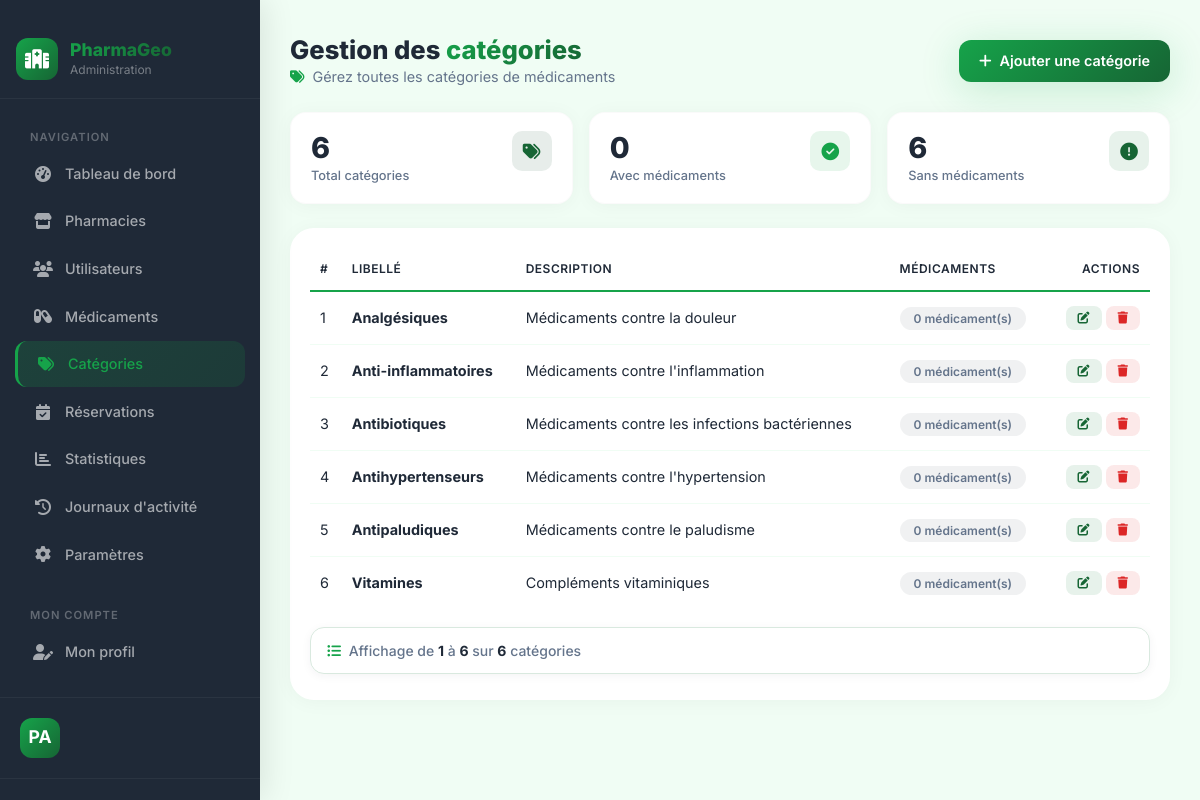
/admin/categories.php (signed in), run on the app's committed database.
### tables this page shows
CREATE TABLE categorie (
    Id_categorie INT UNSIGNED NOT NULL AUTO_INCREMENT,
    Libelle      VARCHAR(100) NOT NULL,
    Description  TEXT DEFAULT NULL,
    PRIMARY KEY (Id_categorie),
    UNIQUE KEY uq_categorie_libelle (Libelle)
);

### admin/categories.php (the view, shortened to what this page needs)
<?php
require_once __DIR__ . '/../includes/pagination.php';
try {
    $pdo = new PDO("mysql:host=localhost;dbname=gestion_soutenance;charset=utf8mb4", "root", "");
    $pdo->setAttribute(PDO::ATTR_ERRMODE, PDO::ERRMODE_EXCEPTION);
    $pdo->setAttribute(PDO::ATTR_DEFAULT_FETCH_MODE, PDO::FETCH_ASSOC);
} catch(PDOException $e) {
    die("Erreur de connexion à la base de données : " . $e->getMessage());
}
try {
    $total_categories = (int) $pdo->query("SELECT COUNT(*) FROM categorie")->fetchColumn();
    $pagination = pagination_calculer($total_categories);
    $categories = $pdo->query("
        SELECT c.*,
               (SELECT COUNT(*) FROM medicament WHERE Id_categorie = c.Id_categorie) as total_medicaments
        FROM categorie c
        ORDER BY c.Libelle ASC
    " . pagination_sql_limite($pagination))->fetchAll();
    $stats = [
        'total' => $pdo->query("SELECT COUNT(*) as total FROM categorie")->fetch()['total'] ?? 0,
        'avec_medicaments' => $pdo->query("SELECT COUNT(DISTINCT c.Id_categorie) as total FROM categorie c JOIN medicament m ON c.Id_categorie = m.Id_categorie")->fetch()['total'] ?? 0,
        'sans_medicaments' => $pdo->query("SELECT COUNT(*) as total FROM categorie c WHERE NOT EXISTS (SELECT 1 FROM medicament m WHERE m.Id_categorie = c.Id_categorie)")->fetch()['total'] ?? 0
    ];
} catch(PDOException $e) {
    $categories = [];
    $stats = ['total' => 0, 'avec_medicaments' => 0, 'sans_medicaments' => 0];
    $message = "Erreur lors du chargement des données : " . $e->getMessage();
    $message_type = "danger";
}
?>
<!DOCTYPE html>
<html lang="fr">
<head>
    <link href="https://cdn.jsdelivr.net/npm/bootstrap@5.3.0/dist/css/bootstrap.min.css" rel="stylesheet">
    <link rel="stylesheet" href="https://cdnjs.cloudflare.com/ajax/libs/font-awesome/6.4.0/css/all.min.css">
    <link rel="stylesheet" href="../assets/css/responsive.css">
    <link rel="stylesheet" href="<?php echo BASE_URL; ?>assets/css/palette.css">
</head>
<body>
    <aside class="sidebar" id="sidebar">
        <a href="<?php echo BASE_URL; ?>index.php" class="brand" style="text-decoration: none;">
            <div class="brand-icon"><i class="fas fa-hospital"></i></div>
            <div><h4>PharmaGeo</h4><small>Administration</small></div>
        </a>
        <nav class="nav-menu">
            <div class="nav-label">Navigation</div>
            <a href="<?php echo BASE_URL; ?>admin/dashboard.php" class="nav-item">
                <i class="fas fa-tachometer-alt"></i>
                <span>Tableau de bord</span>
            </a>
            <a href="<?php echo BASE_URL; ?>admin/pharmacies.php" class="nav-item">
                <i class="fas fa-store"></i>
                <span>Pharmacies</span>
            </a>
            <a href="<?php echo BASE_URL; ?>admin/utilisateurs.php" class="nav-item">
                <i class="fas fa-users"></i>
                <span>Utilisateurs</span>
            </a>
            <a href="<?php echo BASE_URL; ?>admin/medicaments.php" class="nav-item">
                <i class="fas fa-capsules"></i>
                <span>Médicaments</span>
            </a>
            <a href="<?php echo BASE_URL; ?>admin/categories.php" class="nav-item active">
                <i class="fas fa-tags"></i>
                <span>Catégories</span>
            </a>
            <a href="<?php echo BASE_URL; ?>admin/reservations.php" class="nav-item">
                <i class="fas fa-calendar-check"></i>
                <span>Réservations</span>
            </a>
            <a href="<?php echo BASE_URL; ?>admin/statistiques.php" class="nav-item">
                <i class="fas fa-chart-bar"></i>
                <span>Statistiques</span>
            </a>
            <a href="<?php echo BASE_URL; ?>admin/logs.php" class="nav-item">
                <i class="fas fa-history"></i>
                <span>Journaux d'activité</span>
            </a>
            <a href="<?php echo BASE_URL; ?>admin/parametres.php" class="nav-item">
                <i class="fas fa-cog"></i>
                <span>Paramètres</span>
            </a>
            <div class="nav-label" style="margin-top: 20px;">Mon compte</div>
            <a href="<?php echo BASE_URL; ?>admin/profil.php" class="nav-item">
                <i class="fas fa-user-edit"></i>
                <span>Mon profil</span>
            </a>
        </nav>
        <a class="user-profile" href="<?php echo BASE_URL; ?>admin/profil.php" title="Voir mon profil">
            <div class="avatar">
                <?php if (!empty($_SESSION['photo']) && pharma_image_disponible($_SESSION['photo'])): ?>
                    <img src="<?php echo htmlspecialchars(pharma_image_url($_SESSION['photo'])); ?>" alt="">
                <?php else: ?>
                    <?php echo strtoupper(substr($_SESSION['prenom'] ?? 'A', 0, 1) . substr($_SESSION['nom'] ?? 'D', 0, 1)); ?>
                <?php endif; ?>
            </div>
            <div class="user-info">
        </a>
    </aside>
    <main class="main-content">
        <div class="top-bar animate-fade-up">
            <div>
                <div class="d-flex align-items-center gap-3">
                    <div class="page-title">
                        <h1>Gestion des <span class="highlight">catégories</span></h1>
                        <p><i class="fas fa-tags me-1" style="color: var(--primary-green);"></i> Gérez toutes les catégories de médicaments</p>
                    </div>
                </div>
            </div>
            <div class="page-actions">
                <button class="btn-action btn-primary-custom" data-bs-toggle="modal" data-bs-target="#addModal">
                    <i class="fas fa-plus"></i> Ajouter une catégorie
                </button>
            </div>
        </div>
        <div class="stats-grid animate-fade-up delay-1">
            <div class="stat-card">
                <div class="stat-header">
                    <div>
                        <div class="stat-number"><?php echo $stats['total']; ?></div>
                        <div class="stat-label">Total catégories</div>
                    </div>
                    <div class="stat-icon blue"><i class="fas fa-tags"></i></div>
                </div>
            </div>
            <div class="stat-card">
                <div class="stat-header">
                    <div>
                        <div class="stat-number"><?php echo $stats['avec_medicaments']; ?></div>
                        <div class="stat-label">Avec médicaments</div>
                    </div>
                    <div class="stat-icon green"><i class="fas fa-check-circle"></i></div>
                </div>
            </div>
            <div class="stat-card">
                <div class="stat-header">
                    <div>
                        <div class="stat-number"><?php echo $stats['sans_medicaments']; ?></div>
                        <div class="stat-label">Sans médicaments</div>
                    </div>
                    <div class="stat-icon orange"><i class="fas fa-exclamation-circle"></i></div>
                </div>
            </div>
        </div>
        <div class="table-container animate-fade-up delay-2">
            <?php if (!empty($categories)): ?>
                <div class="table-responsive">
                    <table class="table table-custom">
                        <thead>
                            <tr>
                                <th>#</th>
                                <th>Libellé</th>
                                <th>Description</th>
                                <th>Médicaments</th>
                                <th class="text-end">Actions</th>
                            </tr>
                        </thead>
                        <tbody>
                            <?php foreach ($categories as $index => $cat): ?>
                                <tr>
                                    <td><?php echo $index + 1; ?></td>
                                    <td>
                                        <div class="d-flex align-items-center gap-2">
                                            <strong><?php echo htmlspecialchars($cat['Libelle']); ?></strong>
                                        </div>
                                    </td>
                                    <td><?php echo htmlspecialchars($cat['Description'] ?? '-'); ?></td>
                                    <td>
                                        <span class="badge-status <?php echo $cat['total_medicaments'] > 0 ? 'success' : 'secondary'; ?>">
                                            <?php echo $cat['total_medicaments']; ?> médicament(s)
                                        </span>
                                    </td>
                                    <td class="text-end">
                                        <div class="d-flex gap-1 justify-content-end flex-wrap">
                                            <a href="<?php echo BASE_URL; ?>admin/categories.php?action=edit&id=<?php echo $cat['Id_categorie']; ?>"
                                               class="btn-action-sm btn-edit" data-bs-toggle="modal" data-bs-target="#editModal<?php echo $cat['Id_categorie']; ?>">
                                                <i class="fas fa-edit"></i>
                                            </a>
                                            <a href="<?php echo BASE_URL; ?>admin/categories.php?action=supprimer&id=<?php echo $cat['Id_categorie']; ?>"
                                               class="btn-action-sm btn-delete"
                                               onclick="return confirmDelete(<?php echo $cat['Id_categorie']; ?>, '<?php echo addslashes($cat['Libelle']); ?>', <?php echo $cat['total_medicaments']; ?>)">
                                                <i class="fas fa-trash"></i>
                                            </a>
                                        </div>
                                    </td>
                                </tr>
                            <?php endforeach; ?>
                        </tbody>
                    </table>
                </div>
                <?php pagination_afficher($pagination, [], 'catégories'); ?>
            <?php endif; ?>
        </div>
    </main>
</body>
</html>

### includes/pagination.php (shortened to what this page needs)
<?php
function pagination_calculer($total, $par_page = PAGINATION_PAR_PAGE, $page = null, $fenetre = 7)
{
    $total       = max(0, (int) $total);
    $par_page    = max(1, (int) $par_page);
    $total_pages = $total > 0 ? (int) ceil($total / $par_page) : 1;
    if ($page === null) {
        $page = isset($_GET['page']) ? (int) $_GET['page'] : 1;
    }
    $page = max(1, min((int) $page, $total_pages));
    return [
        'total'       => $total,
        'par_page'    => $par_page,
        'page'        => $page,
        'offset'      => ($page - 1) * $par_page,
        'total_pages' => $total_pages,
        'debut'       => $total > 0 ? ($page - 1) * $par_page + 1 : 0,
        'fin'         => $total > 0 ? min($page * $par_page, $total) : 0,
        'fenetre'     => max(3, (int) $fenetre),
        'precedent'   => $page > 1 ? $page - 1 : null,
        'suivant'     => $page < $total_pages ? $page + 1 : null,
        'a_afficher'  => $total > 0,
    ];
}
function pagination_sql_limite($pagination)
{
    return ' LIMIT ' . (int) $pagination['par_page']
         . ' OFFSET ' . (int) $pagination['offset'];
}
function pagination_filtres($params = [], $exclus = ['page', 'action', 'id'])
{
    $courants = $_GET;
    foreach ($exclus as $cle) {
        unset($courants[$cle]);
    }
    return array_merge($courants, $params);
}
function pagination_html($pagination, $filtres = [], $libelle = 'résultats')
{
    $html = '<div class="pagination-wrapper">';
    $html .= '<div class="pagination-info">';
    $html .= '<i class="fas fa-list-ul"></i> Affichage de <strong>'
        . $pagination['debut'] . '</strong> à <strong>' . $pagination['fin'] . '</strong> sur <strong>'
        . $pagination['total'] . '</strong> ' . htmlspecialchars($libelle, ENT_QUOTES, 'UTF-8');
    $html .= '</div>';
    $html .= '</div>';
    return $html;
}
function pagination_afficher($pagination, $filtres = [], $libelle = 'résultats')
{
    echo pagination_html($pagination, $filtres, $libelle);
}

### assets/css/responsive.css (style rules this page uses)
html { -webkit-text-size-adjust: 100%; text-size-adjust: 100%; scroll-behavior: smooth; }
body { min-height: 100vh; min-height: 100dvh; overflow-x: hidden; text-rendering: optimizeLegibility; -webkit-font-smoothing: antialiased; }
table { max-width: 100%; }
input, select, textarea, button { font-family: inherit; }
.btn, .btn-action, .btn-sm-custom, .nav-item, .nav-link, .dropdown-item, .form-control, .form-select, .navbar-toggler { touch-action: manipulation; }
.main-content { min-width: 0; }
.table-responsive { -webkit-overflow-scrolling: touch; scrollbar-width: thin; }
.user-profile .avatar { overflow: hidden; }

### assets/css/palette.css (style rules this page uses)
:root { --pg-primary: #16A34A; --pg-dark: #166534; --pg-white: #FFFFFF; --pg-bg-soft: #F0FDF4; --pg-text: #1F2937; --pg-text-soft: #64748B; --pg-danger: #DC2626; --pg-primary-soft: #DCFCE7; --pg-border: #D9E9DF; --pg-dark-hover: #14532D; }
a { color: var(--pg-dark); }
.table { --bs-table-color: var(--pg-text); --bs-table-bg: transparent; --bs-table-border-color: var(--pg-border); --bs-table-striped-color: var(--pg-text); --bs-table-striped-bg: var(--pg-bg-soft); --bs-table-hover-color: var(--pg-text); --bs-table-hover-bg: var(--pg-primary-soft); }
.table thead th { color: var(--pg-text); font-weight: 600; border-bottom-width: 2px; border-bottom-color: var(--pg-primary); }
.table > :not(caption) > * > * { border-bottom-color: var(--pg-border); }
body { color: var(--pg-text); }
.pagination-wrapper { display: flex; flex-wrap: wrap; align-items: center; justify-content: space-between; gap: 12px; margin: 18px 0 6px; padding: 12px 16px; background-color: var(--pg-white); border: 1px solid var(--pg-border); border-radius: 14px; box-shadow: 0 2px 10px rgba(31, 41, 55, 0.05); }
.pagination-info { color: var(--pg-text-soft); font-size: 0.875rem; font-weight: 500; }
.pagination-info i { color: var(--pg-primary); margin-right: 4px; }
.pagination-info strong { color: var(--pg-text); font-weight: 700; }

### data on the page
categorie: Id_categorie "6", Libelle "Anti-inflammatoires", Description "Médicaments contre l'inflammation", total_medicaments "0"
categorie: Libelle "Analgésiques", Description "Médicaments contre la douleur", total_medicaments "0", Id_categorie "1"
categorie: Libelle "Antibiotiques", Description "Médicaments contre les infections bactériennes", total_medicaments "0"
categorie: Libelle "Antihypertenseurs", Description "Médicaments contre l'hypertension", total_medicaments "0"
categorie: Libelle "Antipaludiques", Description "Médicaments contre le paludisme", total_medicaments "0"
categorie: Libelle "Vitamines", Description "Compléments vitaminiques", total_medicaments "0"

### other printed values
$stats['avec_medicaments'] "0"
$pagination['fin'] "6"
$pagination['total'] "6"
$libelle "catégories"
